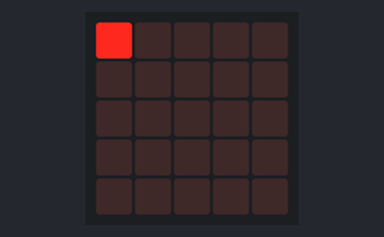
Simulated run of this program. Board: BBC micro:bit (MakeCode). Shown: the board's 5×5 LED display.

Above: at 0.05 s.
At 0.46 s:
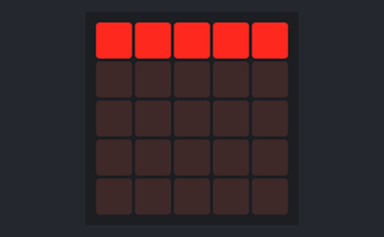
At 0.98 s:
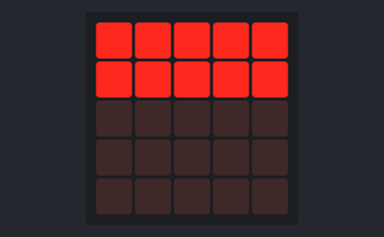
At 1.5 s:
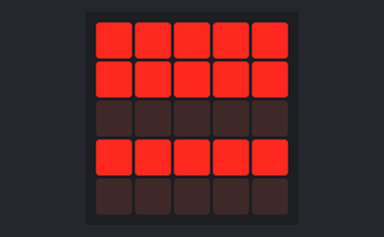

The program:

main.ts
```typescript
let _1 = 0
let _2 = 0
basic.forever(function () {
    if (_2 % 2 == 1) {
        _1 = 4
        for (let index = 0; index < 5; index++) {
            led.plot(_1, _2)
            basic.pause(100)
            _1 += -1
        }
        _2 += 1
    } else {
        for (let index = 0; index <= 4; index++) {
            led.plot(index, 0)
            basic.pause(100)
        }
    }
    _2 += 1
})
```

test.ts
```typescript
// 在這裡測試；當此封包作為擴充功能時，將不會編譯此內容。
```
